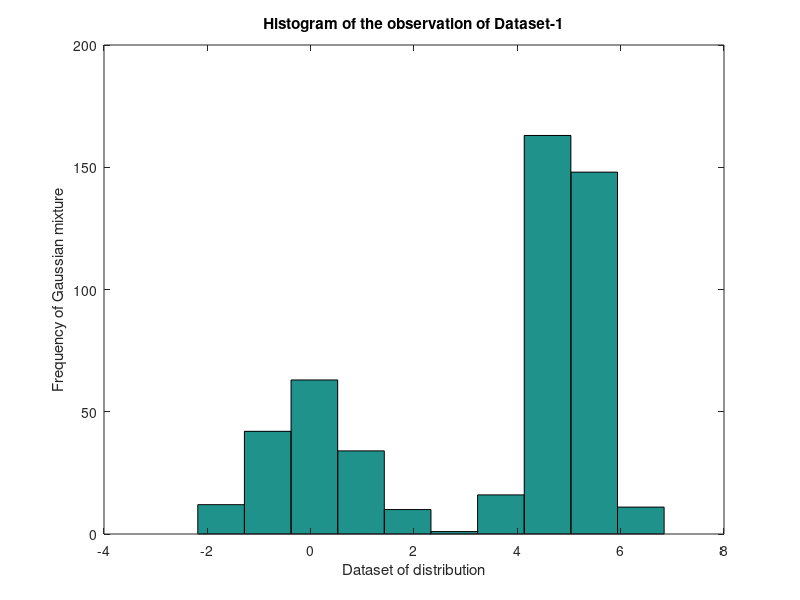
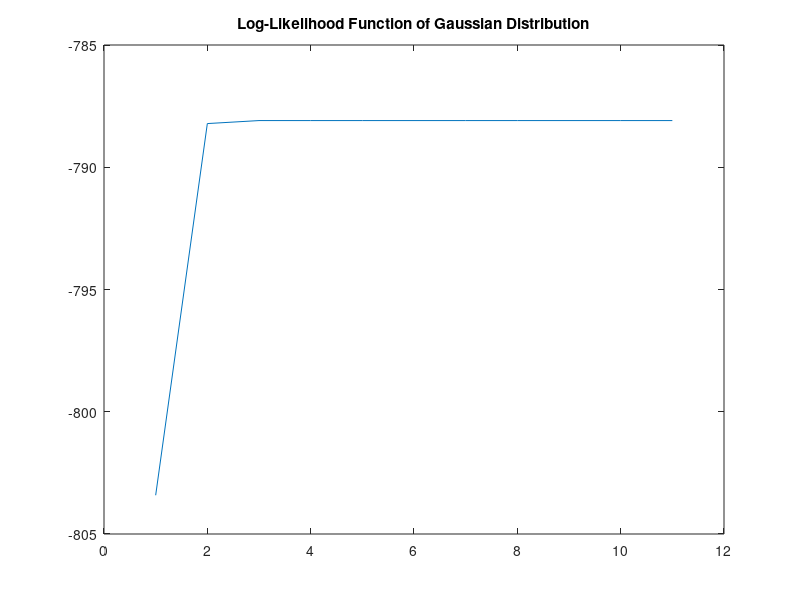

Write MATLAB code to recreate these figures, in order.
load('GaussianMixtureData.mat')

figure(2); hist(Y);
title('Histogram of the observation of Dataset-1');
xlabel ('Dataset of distribution');
ylabel ('Frequency of Gaussian mixture')

% Initialize
a1(1) = 1/3; mu1(1) = 0.1; sigma1(1) = 1.1;
a2(1) = 1-a1(1); mu2(1) = 5.1; sigma2(1) = 0.5;

T = 10;
n = length(Y);
LogObs = zeros(1,T+1);
LogObs(1) = sum(log(a1(1)*normpdf(Y,mu1(1),sigma1(1)) + a2(1)*normpdf(Y,mu2(1),sigma2(1))));

% EM algorithm
for m = 1:T
    for i = 1:n
        %f1 = normpdf(Y(i),mu1(m), sigma1(m));
        f1 = 1/(sqrt(2*pi)*sigma1(m)^2)*exp(-(Y(i)-mu1(m)).^2/(2*sigma1(m)^2));
        %f2 = normpdf(Y(i),mu2(m), sigma2(m));
        f2 = 1/(sqrt(2*pi)*sigma2(m)^2)*exp(-(Y(i)-mu2(m)).^2/(2*sigma2(m)^2));
        p1(i) = (a1(m)*f1) / (a1(m)*f1 + a2(m)*f2);
        p2(i) = 1 - p1(i);
    end
    
    a1(m+1) = sum(p1)/n;
    a2(m+1) = 1 - a1(m+1);
    
    mu1(m+1) = sum(Y.*p1)/sum(p1);
    mu2(m+1) = sum(Y.*p2) / sum(p2);
    
    sigma1(m+1) = sqrt(sum((Y - mu1(m+1)).^2.*p1) / sum(p1));
    sigma2(m+1) = sqrt(sum((Y - mu2(m+1)).^2.*p2) / sum(p2));
    
    LogObs(m+1) = sum(log(a1(m+1)*normpdf(Y,mu1(m+1),sigma1(m+1)) + a2(m+1)*normpdf(Y,mu2(m+1),sigma2(m+1))));
    %LogObs(m+1) = sum(log(a1(m+1)*1/(sqrt(2*pi)*sigma1(m+1)^2 )*exp(-(Y-mu1(m+1) ).^2/(2*sigma1(m+1)^2))+a2(m+1)*1/(sqrt(2*pi())*sigma2(m+1)^2)*exp(-(Y-mu2(m+1)).^2/(2*sigma2(m+1)^2))));
    
end

disp('    a1    u1        S1^2    a2    Mu2        S2^2')
disp([a1(end),mu1(end),sigma1(end)^2,a2(end),mu2(end),sigma2(end)^2])

figure(3);
plot(1:T+1,LogObs)
title('Log-Likelihood Function of Gaussian Distribution');
